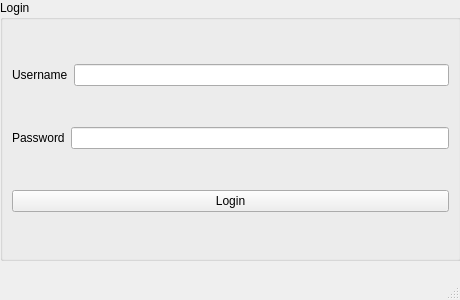
<?xml version="1.0" encoding="UTF-8"?>
<ui version="4.0">
 <class>MainWindow</class>
 <widget class="QMainWindow" name="MainWindow">
  <property name="geometry">
   <rect>
    <x>0</x>
    <y>0</y>
    <width>460</width>
    <height>300</height>
   </rect>
  </property>
  <property name="windowTitle">
   <string>MainWindow</string>
  </property>
  <widget class="QWidget" name="centralwidget">
   <widget class="QGroupBox" name="groupBox">
    <property name="geometry">
     <rect>
      <x>0</x>
      <y>0</y>
      <width>461</width>
      <height>261</height>
     </rect>
    </property>
    <property name="title">
     <string>Login</string>
    </property>
    <layout class="QVBoxLayout" name="verticalLayout">
     <item>
      <layout class="QHBoxLayout" name="horizontalLayout">
       <item>
        <widget class="QLabel" name="label_Username">
         <property name="text">
          <string>Username</string>
         </property>
        </widget>
       </item>
       <item>
        <widget class="QLineEdit" name="lineEdit_Username"/>
       </item>
      </layout>
     </item>
     <item>
      <layout class="QHBoxLayout" name="horizontalLayout_2">
       <item>
        <widget class="QLabel" name="label_Password">
         <property name="text">
          <string>Password</string>
         </property>
        </widget>
       </item>
       <item>
        <widget class="QLineEdit" name="lineEdit_Password"/>
       </item>
      </layout>
     </item>
     <item>
      <widget class="QPushButton" name="pushButton_Login">
       <property name="text">
        <string>Login</string>
       </property>
      </widget>
     </item>
    </layout>
   </widget>
  </widget>
  <widget class="QMenuBar" name="menubar">
   <property name="geometry">
    <rect>
     <x>0</x>
     <y>0</y>
     <width>460</width>
     <height>19</height>
    </rect>
   </property>
  </widget>
  <widget class="QStatusBar" name="statusbar"/>
 </widget>
 <resources/>
 <connections/>
</ui>
